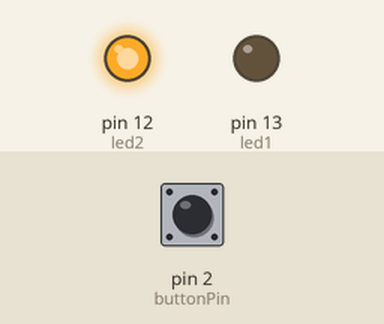
Simulated run of this sketch. Board: Arduino Uno, built with avr-gcc and run on an emulated ATmega328P. Shown: output pins drawn as LEDs (lit = HIGH). Inputs (shaded band) come from the test bench; at power-on: pin 2 (buttonPin) LOW.

Above: at 1.2 s.
1.3 s: pin 2 (buttonPin) pulled HIGH for 0.15 s
At 1.37 s:
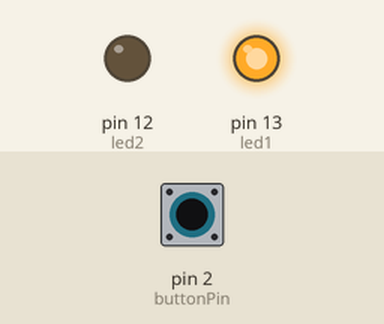
2.9 s: pin 2 (buttonPin) pulled HIGH for 3.2 s
At 7.5 s:
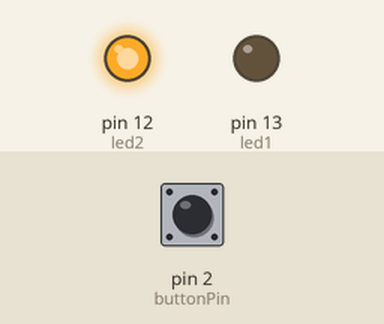
Timing chart, 0 to 9.0 s (numbered marks = the images above; inputs shaded):
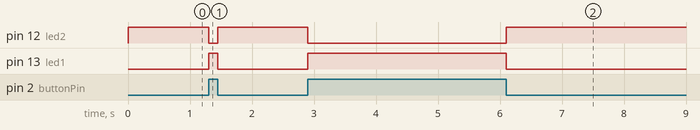

Measured:
- after the input at 1.3 s, pin 12 (led2): HIGH → LOW at once, → HIGH 0.15 s later; pin 13 (led1): LOW → HIGH at once, → LOW 0.15 s later
- after the input at 2.9 s, pin 12 (led2): HIGH → LOW at once, → HIGH 3.2 s later; pin 13 (led1): LOW → HIGH at once, → LOW 3.2 s later

The sketch:

Arduino_L2_p3.ino
```cpp
const int buttonPin = 2;
int led1=13;
int led2=12;
int time_out=1000;
int buttonState = 0;
void setup() {

  pinMode(buttonPin, INPUT);
  pinMode(led1, OUTPUT);
  pinMode(led2, OUTPUT);
  Serial.begin(9600);

}
void loop()
{
  buttonState = digitalRead(buttonPin);

  if (buttonState == HIGH) {
    l1on();
    l2off();
    }

  else {
    l2on();
    l1off();
  }

}

void l1on()
{
  digitalWrite(led1, HIGH);
}

void l1off()
{
    digitalWrite(led1, LOW);
}

void l2on()
{
  digitalWrite(led2, HIGH);
}

void l2off()
{
    digitalWrite(led2, LOW);
}

void timeout()
{
  delay(time_out);
}
```
